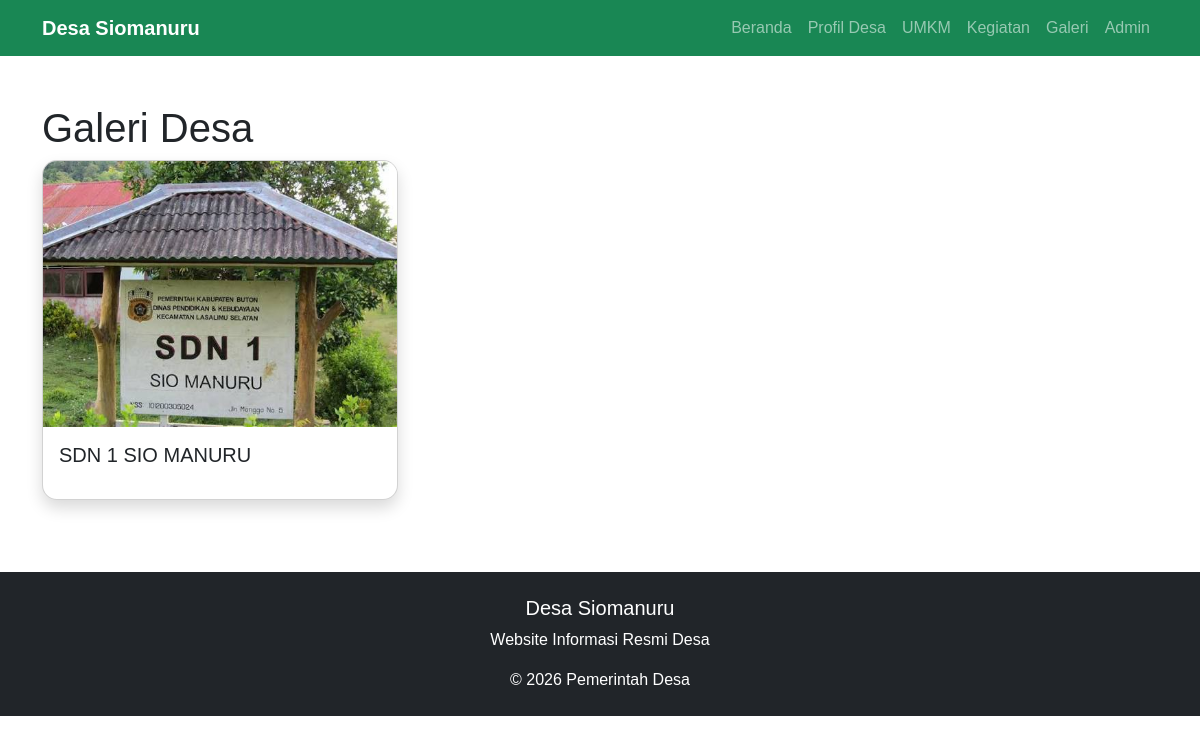
Screenshot of /galeri with the database file from the repository.
### models/galeri.py (models this page shows)
class Galeri(db.Model):
    id = db.Column(
        db.Integer,
        primary_key=True
    )
    judul = db.Column(
        db.String(200),
        nullable=False
    )
    deskripsi = db.Column(
        db.Text
    )
    foto = db.Column(
        db.String(200),
        nullable=False
    )
    kategori = db.Column(
        db.String(100)
    )

### app.py (the view)
@app.route("/galeri")
def galeri():
    data = Galeri.query.all()
    return render_template(
        "galeri.html",
        data=data
    )

### app.py (called while the page is built)
@app.context_processor
def utility_processor():
    def nama_bulan(bulan):
        daftar = [
            "",
            "Januari",
            "Februari",
            "Maret",
            "April",
            "Mei",
            "Juni",
            "Juli",
            "Agustus",
            "September",
            "Oktober",
            "November",
            "Desember"
        ]
        return daftar[bulan]
    def pindah(bulan,tahun,arah):
        bulan += arah
        if bulan < 1:
            bulan = 12
            tahun -= 1
        if bulan > 12:
            bulan = 1
            tahun += 1
        return {
            "bulan":bulan,
            "tahun":tahun
        }
    return dict(
        nama_bulan=nama_bulan,
        pindah=pindah
    )

### templates/galeri.html (shortened to what this page needs)
{% extends "base.html" %}
{% block content %}
<div class="container mt-5">
<h1>
Galeri Desa
</h1>
<div class="row">
{% for item in data %}
<div class="col-md-4 mb-4">
<div class="card shadow h-100">
<img
src="/static/uploads/galeri/{{item.foto}}"
class="card-img-top img-fluid"
style="
width:100%;
height:auto;
"
alt="{{item.judul}}"
>
<div class="card-body">
<h5>
{{item.judul}}
</h5>
</div>
</div>
</div>
{% endfor %}
</div>
</div>
{% endblock %}

### static/css/style.css (style rules this page uses)
body { font-family:Arial, sans-serif; }
.card { border-radius:15px; overflow:hidden; }
.card img { height:220px; object-fit:cover; }
.card { transition: 0.3s; }

### rows the page displays
Galeri: foto (picture), judul "SDN 1 SIO MANURU"

### other values shown
{{ config.NAMA_DESA if config.NAMA_DESA else "Portal Desa" }} "Desa Siomanuru"
